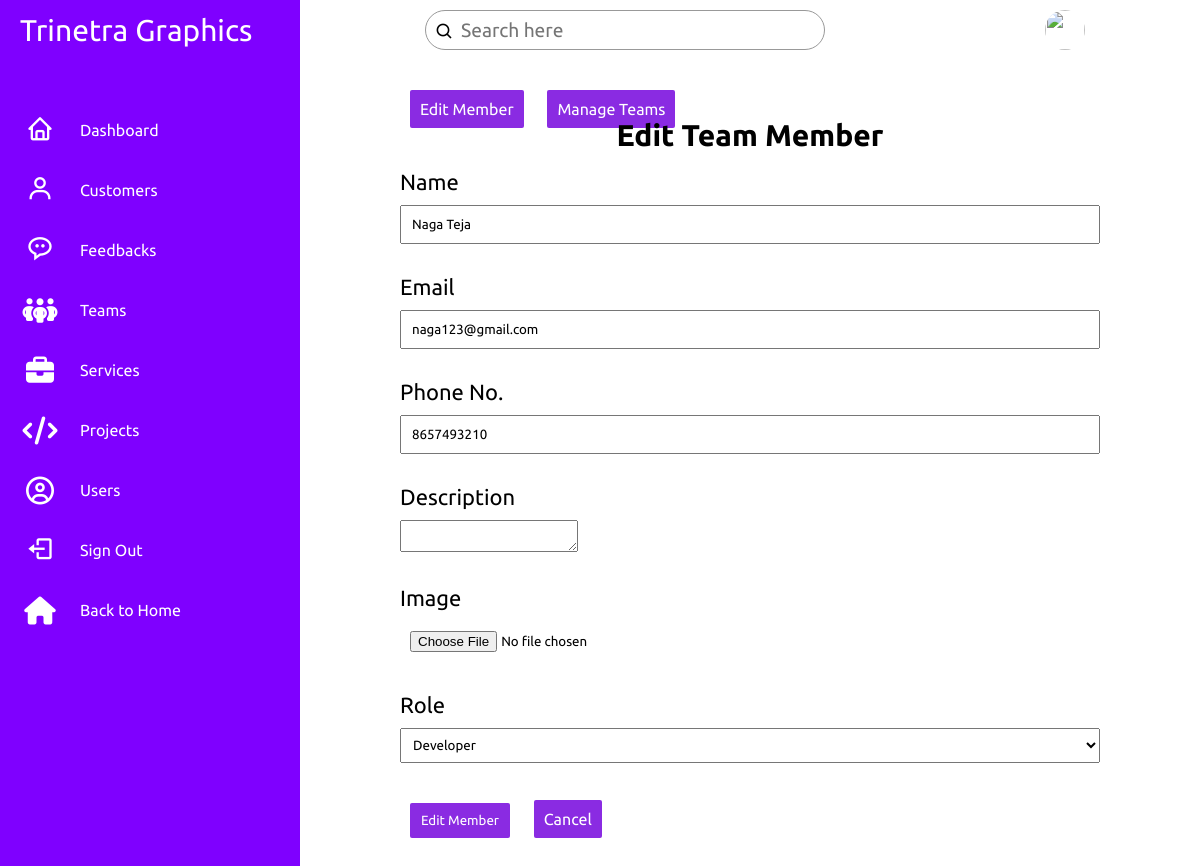
The app's page /admin-panel/teams/edit.php?id=1 (signed in) with its own data.
### tables this page shows
CREATE TABLE `teams` (
  `id` int(11) NOT NULL,
  `name` text DEFAULT NULL,
  `email` text DEFAULT NULL,
  `phoneno` text DEFAULT NULL,
  `description` text DEFAULT NULL,
  `image` longblob DEFAULT NULL,
  `teamid` text DEFAULT NULL,
  `role` text DEFAULT NULL,
  `joindeat` timestamp NULL DEFAULT current_timestamp()
);

### admin-panel/teams/edit.php (the view, shortened to what this page needs)
 <?php
    if($_SESSION['id'] == true){
    require_once('../config.php');
    $username = "";
    $email = "";
    $phone = "";
    $body = "";
    $file = "";
    $role = "";
    if($_SERVER['REQUEST_METHOD'] == 'GET'){
        $id = $_GET["id"];
        $result = mysqli_query($db,"SELECT * FROM `teams` WHERE id=$id");
        $row = $result->fetch_assoc();
        $username = $row['name'];
        $email = $row['email'];
        $phone = $row['phoneno'];
        $body = $row['description'];
        $file = $row['image'];
        $role = $row['role'];
    }
?>
<!DOCTYPE html>
<html lang="en">
<head>
    <link rel="stylesheet" href="../../css/admin.css">
    <link href='https://unpkg.com/boxicons@2.1.4/css/boxicons.min.css' rel='stylesheet'>
    <link rel="stylesheet" href="https://cdnjs.cloudflare.com/ajax/libs/font-awesome/6.3.0/css/all.min.css">
</head>
<body>
    <div class="container">
        <div class="navigation">
            <ul>
                <li>
                    <a href="#">
                        <span class="title heading">Trinetra Graphics</span>
                    </a>
                </li>
                <li>
                    <a href="../admin.php">
                        <span class="icon"><i class='bx bx-home' ></i></span>
                        <span class="title">Dashboard</span>
                    </a>
                </li>
                <li>
                    <a href="#">
                        <span class="icon"><i class='bx bx-user' ></i></span>
                        <span class="title">Customers</span>
                    </a>
                </li>
                <li>
                    <a href="../feedback/index.php">
                        <span class="icon"><i class='bx bx-message-rounded-dots' ></i></span>
                        <span class="title">Feedbacks</span>
                    </a>
                </li>
                <li>
                    <a href="../teams/index.php">
                        <span class="icon"><i class="fa-solid fa-people-group"></i></span>
                        <span class="title">Teams</span>
                    </a>
                </li>
                <li>
                    <a href="../services/index.php">
                        <span class="icon"><i class="fa-solid fa-briefcase"></i></span>
                        <span class="title">Services</span>
                    </a>
                </li>
                <li>
                    <a href="../projects/index.php">
                        <span class="icon"><i class="fa-solid fa-code"></i></span>
                        <span class="title">Projects</span>
                    </a>
                </li>
                <li>
                    <a href="../users/index.php">
                        <span class="icon"><i class="fa-regular fa-circle-user"></i></span>
                        <span class="title">Users</span>
                    </a>
                </li>
                <li>
                    <a href="../../logout.php">
                        <span class="icon"><i class='bx bx-log-out'></i></span>
                        <span class="title">Sign Out</span>
                    </a>
                </li>
                <li>
                    <a href="../../index.php">
                        <span class="icon"><i class="fa-sharp fa-solid fa-house"></i></span>
                        <span class="title">Back to Home</span>
                    </a>
                </li>
            </ul>
        </div>
    </div>
    <div class="main">
        <div class="topbar">
            <div class="search">
                <label>
                    <input type="text" placeholder="Search here">
                    <i class='bx bx-search' ></i>
                </label>
            </div>
            <div class="user">
                <?php echo "<img src='../data_base-images/users/{$_SESSION['image']}'>"; ?>
            </div>
        </div>
        <div class="admin-content">
            <div class="button-group">
                <a href="./create.php" class="admin-btn btn-blg">Edit Member</a>
                <a href="./index.php" class="admin-btn btn-blg">Manage Teams</a>
            </div>
            <div class="content">
                <h2 class="page-title">Edit Team Member</h2>
                <form action="#" method="post" enctype="multipart/form-data">
                    <div>
                        <label>Name</label>
                        <input type="text" name="username" class="text-input" value="<?php echo $username; ?>">
                    </div>
                    <div>
                        <label>Email</label>
                        <input type="email" name="email" class="text-input" value="<?php echo $email; ?>">
                    </div>
                    <div>
                        <label>Phone No.</label>
                        <input type="text" name="phone" class="text-input" value="<?php echo $phone; ?>">
                    </div>
                    <div>
                        <label>Description</label>
                        <textarea name="body" id="body" value="<?php echo $body; ?>"></textarea>
                    </div>
                    <div>
                        <label>Image</label>
                        <input type="file" name="image" class="text-input" value="<?php echo $file; ?>">
                    </div>
                    <div>
                        <label>Role</label>
                        <select name="role" class="text-input" value="<?php echo $role; ?>">
                            <option value="Developer">Developer</option>
                        </select>
                    </div>
                    <div>
                        <button type="submit" class="admin-btn btn-blg">Edit Member</button>
                        <a href="./index.php" class="admin-btn btn-blg">Cancel</a>
                    </div>
                </form>
            </div>
        </div>
    </div>
</body>
</html>
<?php
    }
    else{
        header("Location: ../../index.php");
    }
?>

### css/admin.css (style rules this page uses)
* { margin: 0; padding: 0; box-sizing: border-box; font-family: 'Ubuntu', sans-serif; }
:root { --violet: #7f00ff; --white: #fff; --grey: #f5f5f5; --black1: #222; --black2: #999; }
body { min-height: 100vh; overflow-x: hidden; }
a { text-decoration: none; }
.admin-btn { padding: 10px; margin: 10px; width: 100px; background-color: blueviolet; border-radius: 2px; color: white; }
.container { position: relative; width: 100%; }
.navigation { position: fixed; width: 300px; height: 100%; background: var(--violet); border-left: 10px solid var(--violet); transition: 0.5s; overflow: hidden; }
.navigation ul { position: absolute; top: 0; left: 0; width: 100%; }
.navigation ul li { position: relative; width: 100%; list-style: none; border-top-left-radius: 30px; border-bottom-left-radius: 30px; }
.navigation ul li:nth-child(1) { margin-bottom: 40px; pointer-events: none; }
.navigation ul li a { position: relative; display: block; width: 100%; display: flex; text-decoration: none; color: var(--white); }
.navigation ul li a .icon { position: relative; display: block; min-width: 60px; height: 60px; line-height: 70px; text-align: center; }
.navigation ul li a .icon i { font-size: 1.75em; }
.navigation ul li a .title { position: relative; display: block; padding: 0 10px; line-height: 60px; text-align: start; white-space: nowrap; }
.navigation ul li a .title.heading { font-size: 30px; }
.main { position: absolute; width: calc(100% - 300px); left: 300px; min-height: 100vh; background: var(--white); transition: 0.5s; }
.topbar { width: 100%; height: 60px; display: flex; justify-content: space-around; align-items: center; padding: 0 10px; }
.search { position: relative; width: 400px; margin: 0 10px; }
.search label { position: relative; width: 100%; }
.search label input { width: 100%; height: 40px; border-radius: 40px; padding: 5px 20px; padding-left: 35px; font-size: 1.2em; outline: none; border: 1px solid var(--black2); }
.search label i { position: absolute; top: 0; left: 10px; font-size: 1.2em; }
.user { position: relative; width: 40px; height: 40px; border-radius: 50%; overflow: hidden; cursor: pointer; }
.user img { position: relative; top: 0; left: 0; width: 100%; height: 100%; object-fit: cover; }
.admin-content { position: relative; flex: 8; height: 100%; padding: 40px 100px 100px; overflow-y: scroll; }
.admin-content .page-title { text-align: center; margin-bottom: 16px; font-size: 30px; }
.admin-content .content .btn-blg { border: none; }
.admin-content .content form div { margin-bottom: 30px; }
.admin-content .content form label { display: block; font-size: 22px; margin-bottom: 10px; }
.admin-content .content form input { padding: 10px; width: 100%; }
.admin-content .content form select { padding: 8px; width: 100%; }

### records on screen
teams: username "Naga Teja", email "naga123@gmail.com", phone "8657493210", role "Developer"
